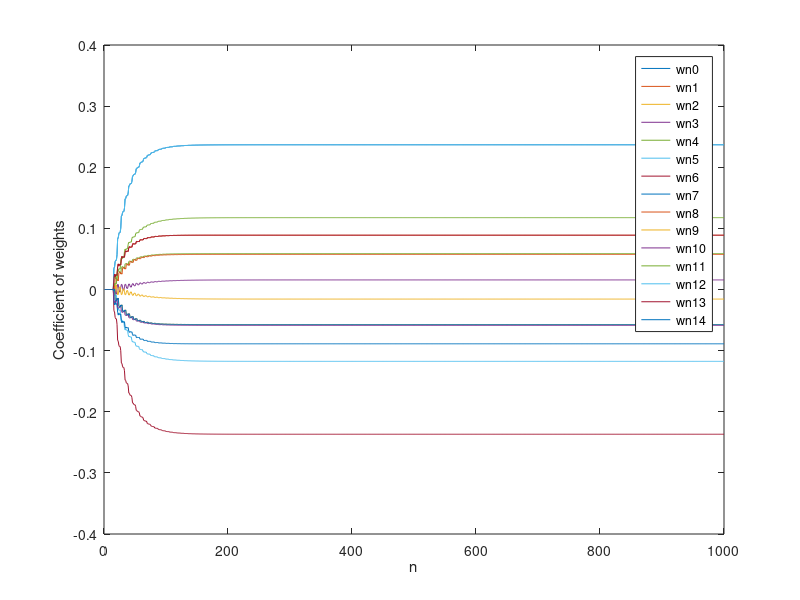
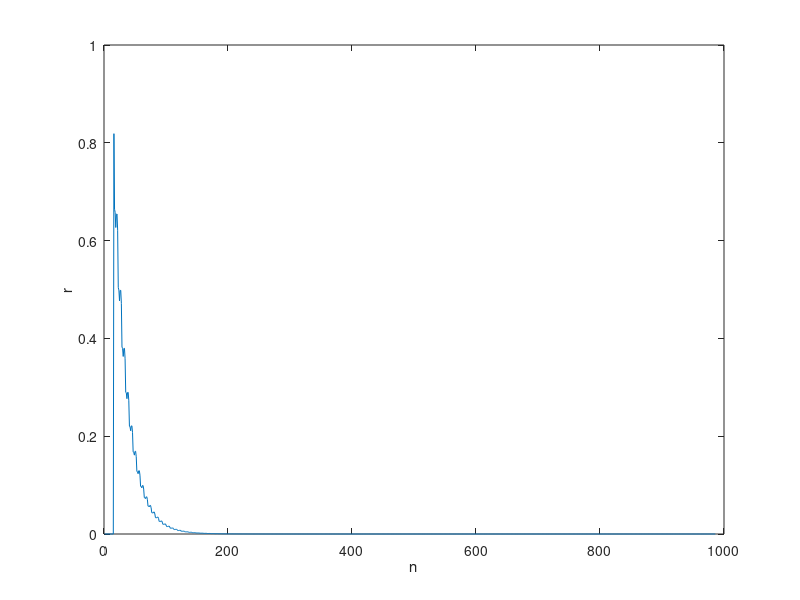
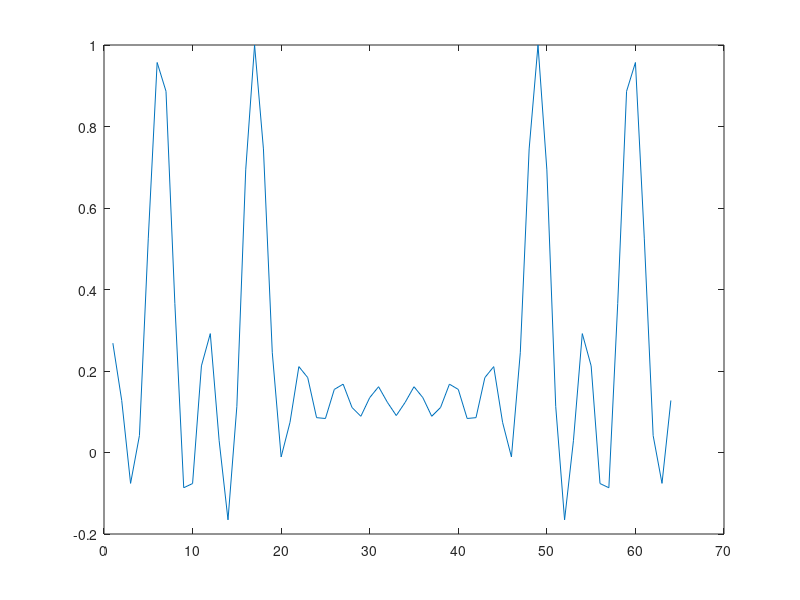

These charts were generated, in order, by the following MATLAB code:
n =1:1000;
x = sin(2*pi*n/12)+ cos(2*pi*n/4);
y = sin(2*pi*n/12);
z = 0.1/sqrt(2);
step_size=10^-2;


wn0=zeros(1,1000);wn1=wn0;wn2=wn0;wn3=wn0;wn4=wn0;
wn5=wn0;wn6=wn0;wn7=wn0;wn8=wn0;wn9=wn0;wn10=wn0;
wn11=wn0;wn12=wn0;wn13=wn0;wn14=wn0;

w_0=0;w_1=0;w_2=0;w_3=0;w_4=0;
w_5=0;w_6=0;w_7=0;w_8=0;w_9=0;
w_10=0;w_11=0;w_12=0;w_13=0;w_14=0;


for n=16:1000    %saving past wt
    x_hat(n) = w_0*x(n) + w_1*x(n-1) + w_2*x(n-2) + w_3*x(n-3) + w_4*x(n-4) + w_5*x(n-5) + w_6*x(n-6) + w_7*x(n-7) + w_8*x(n-8) + w_9*x(n-9) + w_10*x(n-10) + w_11*x(n-11) + w_12*x(n-12) + w_13*x(n-13) + w_14*x(n-14);
    e(n) = x(n)-x_hat(n);
		
    %updating past wt
    w_0 = w_0+(step_size)*(e(n)*(x(n)) );
    wn0(n) = w_0;
    w_1 = w_1+(step_size)*(e(n)*(x(n-1)) );
    wn1(n) = w_1;
	w_2 = w_2+(step_size)*(e(n)*(x(n-2)) );
    wn2(n) = w_2;
    w_3 = w_3+(step_size)*(e(n)*(x(n-3)) );
    wn3(n) = w_3;
	w_4 = w_4+(step_size)*(e(n)*(x(n-4)) );
    wn4(n) = w_4;
    w_5 = w_5+(step_size)*(e(n)*(x(n-5)) );
    wn5(n) = w_5;
	w_6 = w_6+(step_size)*(e(n)*(x(n-6)) );
    wn6(n) = w_6;
    w_7 = w_7+(step_size)*(e(n)*(x(n-7)) );
    wn7(n) = w_7;
	w_8 = w_8+(step_size)*(e(n)*(x(n-8)) );
    wn8(n) = w_8;
    w_9 = w_9+(step_size)*(e(n)*(x(n-9)) );
    wn9(n) = w_9;
	w_10 = w_10+(step_size)*(e(n)*(x(n-10)) );
    wn10(n) = w_10;
    w_11 = w_11+(step_size)*(e(n)*(x(n-11)) );
    wn11(n) = w_11;
	w_12 = w_12+(step_size)*(e(n)*(x(n-12)) );
    wn12(n) = w_12;
    w_13 = w_13+(step_size)*(e(n)*(x(n-13)) );
    wn13(n) = w_13;
	w_14 =w_14+(step_size)*(e(n)*(x(n-14)) );
    wn14(n) = w_14;
end

plot(1:length(x),wn0,1:length(x),wn1,1:length(x),wn2,1:length(x),wn3,1:length(x),wn4,1:length(x),wn5);hold on;
plot(1:length(x),wn6,1:length(x),wn7,1:length(x),wn8,1:length(x),wn9,1:length(x),wn10,1:length(x),wn11);hold on;
plot(1:length(x),wn12,1:length(x),wn13,1:length(x),wn14);hold on;
legend('wn0','wn1','wn2','wn3','wn4','wn5','wn6','wn7','wn8','wn9','wn10','wn11','wn12','wn13','wn14');
xlabel('n');
ylabel('Coefficient of weights');

for i=16:986
    E(i)=rms(e(i:i+14));
end
figure;
plot(E);hold on;
xlabel('n');
ylabel('r');

weight64 = [w_0,w_1,w_2,w_3,w_4,w_5,w_6,w_7,w_8,w_9,w_10,w_11,w_12,w_13,w_14,zeros(1,49)];
FFTweight = fft(weight64);
figure;
plot(real(FFTweight));
